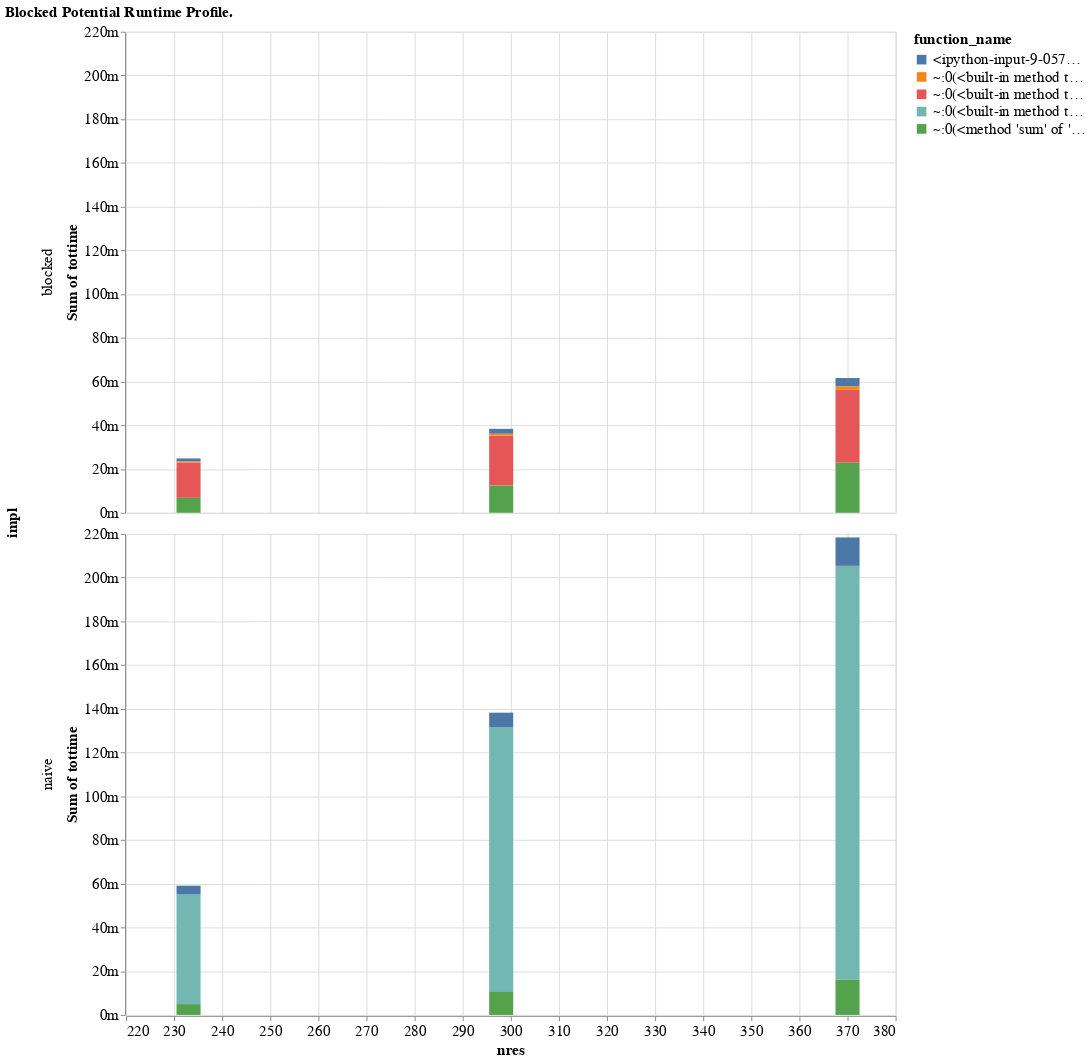

Write notebook code for a chart like this one.
### Code cell
pdat = stat_profile(rosetta_score_results)
pdat = pdat.query("impl != 'rosetta'")
rdat = pdat.query("tottime > 100e-6 and fractime > 1e-3")

encoding = dict(
    x="nres",
    y=altair.Y("sum(tottime)", axis=altair.Axis(format="s")),
    color="function_name",
    row="impl"
)

c = (
    altair.Chart(rdat).mark_bar().encode(**encoding)
#    + altair.Chart(pdat).mark_line().encode(x="nres", y="sum(tottime)")
).configure(bar={"continuousBandSize": 25})
c.title="Blocked Potential Runtime Profile."
c

### Figure 1 — Vega-Lite specification as saved in the notebook (floating-point values rounded to 4 significant figures)
{"$schema": "https://vega.github.io/schema/vega-lite/v2.6.0.json", "config": {"axis": {"labelFontSize": 16, "titleFontSize": 16}, "bar": {"continuousBandSize": 25}, "header": {"labelFontSize": 16, "titleFontSize": 16}, "legend": {"labelFontSize": 16, "titleFontSize": 16}, "title": {"fontSize": 16}, "view": {"height": 500, "width": 800}}, "data": {"name": "data-62bde758b611308f14e9f1f962e442bf"}, "datasets": {"data-62bde758b611308f14e9f1f962e442bf": [{"cumtime": 0.03357, "cumtime_per": 0.03357, "device": "cpu", "fractime": 0.5414, "function_name": "~:0(<built-in method tmol_score_ljlk_cpp_potential_cpu.lj_intra_block>)", "impl": "blocked", "model": "BYSIZE_400", "name": "score.tmol_lj_cpu_cpp.blocked", "natoms": 7176, "ncalls": 1, "ncalls_recursion": "1", "nres": 370, "tottime": 0.03357, "tottime_per": 0.03357}, {"cumtime": 0.02281, "cumtime_per": 0.02281, "device": "cpu", "fractime": 0.3679, "function_name": "~:0(<method 'sum' of 'torch._C._TensorBase' objects>)", "impl": "blocked", "model": "BYSIZE_400", "name": "score.tmol_lj_cpu_cpp.blocked", "natoms": 7176, "ncalls": 1, "ncalls_recursion": "1", "nres": 370, "tottime": 0.02281, "tottime_per": 0.02281}, {"cumtime": 0.062, "cumtime_per": 0.062, "device": "cpu", "fractime": 0.06085, "function_name": "<ipython-input-9-0579b6653eaf>:65(benchmark_score_graph)", "impl": "blocked", "model": "BYSIZE_400", "name": "score.tmol_lj_cpu_cpp.blocked", "natoms": 7176, "ncalls": 1, "ncalls_recursion": "1", "nres": 370, "tottime": 0.003773, "tottime_per": 0.003773}, {"cumtime": 0.001456, "cumtime_per": 0.001456, "device": "cpu", "fractime": 0.02348, "function_name": "~:0(<built-in method tmol_score_ljlk_cpp_potential_cpu.block_interaction_table>)", "impl": "blocked", "model": "BYSIZE_400", "name": "score.tmol_lj_cpu_cpp.blocked", "natoms": 7176, "ncalls": 1, "ncalls_recursion": "1", "nres": 370, "tottime": 0.001456, "tottime_per": 0.001456}, {"cumtime": 0.1892, "cumtime_per": 0.1892, "device": "cpu", "fractime": 0.8637, "function_name": "~:0(<built-in method tmol_score_ljlk_cpp_potential_cpu.lj_intra_naive>)", "impl": "naive", "model": "BYSIZE_400", "name": "score.tmol_lj_cpu_cpp.naive", "natoms": 7176, "ncalls": 1, "ncalls_recursion": "1", "nres": 370, "tottime": 0.1892, "tottime_per": 0.1892}, {"cumtime": 0.01619, "cumtime_per": 0.01619, "device": "cpu", "fractime": 0.0739, "function_name": "~:0(<method 'sum' of 'torch._C._TensorBase' objects>)", "impl": "naive", "model": "BYSIZE_400", "name": "score.tmol_lj_cpu_cpp.naive", "natoms": 7176, "ncalls": 1, "ncalls_recursion": "1", "nres": 370, "tottime": 0.01619, "tottime_per": 0.01619}, {"cumtime": 0.2191, "cumtime_per": 0.2191, "device": "cpu", "fractime": 0.05927, "function_name": "<ipython-input-9-0579b6653eaf>:65(benchmark_score_graph)", "impl": "naive", "model": "BYSIZE_400", "name": "score.tmol_lj_cpu_cpp.naive", "natoms": 7176, "ncalls": 1, "ncalls_recursion": "1", "nres": 370, "tottime": 0.01299, "tottime_per": 0.01299}, {"cumtime": 0.01609, "cumtime_per": 0.01609, "device": "cpu", "fractime": 0.6393, "function_name": "~:0(<built-in method tmol_score_ljlk_cpp_potential_cpu.lj_intra_block>)", "impl": "blocked", "model": "BYSIZE_250", "name": "score.tmol_lj_cpu_cpp.blocked", "natoms": 4128, "ncalls": 1, "ncalls_recursion": "1", "nres": 233, "tottime": 0.01609, "tottime_per": 0.01609}, {"cumtime": 0.006813, "cumtime_per": 0.006813, "device": "cpu", "fractime": 0.2706, "function_name": "~:0(<method 'sum' of 'torch._C._TensorBase' objects>)", "impl": "blocked", "model": "BYSIZE_250", "name": "score.tmol_lj_cpu_cpp.blocked", "natoms": 4128, "ncalls": 1, "ncalls_recursion": "1", "nres": 233, "tottime": 0.006813, "tottime_per": 0.006813}, {"cumtime": 0.02518, "cumtime_per": 0.02518, "device": "cpu", "fractime": 0.0574, "function_name": "<ipython-input-9-0579b6653eaf>:65(benchmark_score_graph)", "impl": "blocked", "model": "BYSIZE_250", "name": "score.tmol_lj_cpu_cpp.blocked", "natoms": 4128, "ncalls": 1, "ncalls_recursion": "1", "nres": 233, "tottime": 0.001445, "tottime_per": 0.001445}, {"cumtime": 0.000492, "cumtime_per": 0.000492, "device": "cpu", "fractime": 0.01954, "function_name": "~:0(<built-in method tmol_score_ljlk_cpp_potential_cpu.block_interaction_table>)", "impl": "blocked", "model": "BYSIZE_250", "name": "score.tmol_lj_cpu_cpp.blocked", "natoms": 4128, "ncalls": 1, "ncalls_recursion": "1", "nres": 233, "tottime": 0.000492, "tottime_per": 0.000492}, {"cumtime": 0.05016, "cumtime_per": 0.05016, "device": "cpu", "fractime": 0.8444, "function_name": "~:0(<built-in method tmol_score_ljlk_cpp_potential_cpu.lj_intra_naive>)", "impl": "naive", "model": "BYSIZE_250", "name": "score.tmol_lj_cpu_cpp.naive", "natoms": 4128, "ncalls": 1, "ncalls_recursion": "1", "nres": 233, "tottime": 0.05016, "tottime_per": 0.05016}, {"cumtime": 0.004925, "cumtime_per": 0.004925, "device": "cpu", "fractime": 0.08291, "function_name": "~:0(<method 'sum' of 'torch._C._TensorBase' objects>)", "impl": "naive", "model": "BYSIZE_250", "name": "score.tmol_lj_cpu_cpp.naive", "natoms": 4128, "ncalls": 1, "ncalls_recursion": "1", "nres": 233, "tottime": 0.004925, "tottime_per": 0.004925}, {"cumtime": 0.0594, "cumtime_per": 0.0594, "device": "cpu", "fractime": 0.06748, "function_name": "<ipython-input-9-0579b6653eaf>:65(benchmark_score_graph)", "impl": "naive", "model": "BYSIZE_250", "name": "score.tmol_lj_cpu_cpp.naive", "natoms": 4128, "ncalls": 1, "ncalls_recursion": "1", "nres": 233, "tottime": 0.004008, "tottime_per": 0.004008}, {"cumtime": 0.02284, "cumtime_per": 0.02284, "device": "cpu", "fractime": 0.5896, "function_name": "~:0(<built-in method tmol_score_ljlk_cpp_potential_cpu.lj_intra_block>)", "impl": "blocked", "model": "BYSIZE_300", "name": "score.tmol_lj_cpu_cpp.blocked", "natoms": 5408, "ncalls": 1, "ncalls_recursion": "1", "nres": 298, "tottime": 0.02284, "tottime_per": 0.02284}, {"cumtime": 0.01242, "cumtime_per": 0.01242, "device": "cpu", "fractime": 0.3206, "function_name": "~:0(<method 'sum' of 'torch._C._TensorBase' objects>)", "impl": "blocked", "model": "BYSIZE_300", "name": "score.tmol_lj_cpu_cpp.blocked", "natoms": 5408, "ncalls": 1, "ncalls_recursion": "1", "nres": 298, "tottime": 0.01242, "tottime_per": 0.01242}, {"cumtime": 0.03875, "cumtime_per": 0.03875, "device": "cpu", "fractime": 0.05866, "function_name": "<ipython-input-9-0579b6653eaf>:65(benchmark_score_graph)", "impl": "blocked", "model": "BYSIZE_300", "name": "score.tmol_lj_cpu_cpp.blocked", "natoms": 5408, "ncalls": 1, "ncalls_recursion": "1", "nres": 298, "tottime": 0.002273, "tottime_per": 0.002273}, {"cumtime": 0.000845, "cumtime_per": 0.000845, "device": "cpu", "fractime": 0.02181, "function_name": "~:0(<built-in method tmol_score_ljlk_cpp_potential_cpu.block_interaction_table>)", "impl": "blocked", "model": "BYSIZE_300", "name": "score.tmol_lj_cpu_cpp.blocked", "natoms": 5408, "ncalls": 1, "ncalls_recursion": "1", "nres": 298, "tottime": 0.000845, "tottime_per": 0.000845}, {"cumtime": 0.1212, "cumtime_per": 0.1212, "device": "cpu", "fractime": 0.874, "function_name": "~:0(<built-in method tmol_score_ljlk_cpp_potential_cpu.lj_intra_naive>)", "impl": "naive", "model": "BYSIZE_300", "name": "score.tmol_lj_cpu_cpp.naive", "natoms": 5408, "ncalls": 1, "ncalls_recursion": "1", "nres": 298, "tottime": 0.1212, "tottime_per": 0.1212}, {"cumtime": 0.0105, "cumtime_per": 0.0105, "device": "cpu", "fractime": 0.0757, "function_name": "~:0(<method 'sum' of 'torch._C._TensorBase' objects>)", "impl": "naive", "model": "BYSIZE_300", "name": "score.tmol_lj_cpu_cpp.naive", "natoms": 5408, "ncalls": 1, "ncalls_recursion": "1", "nres": 298, "tottime": 0.0105, "tottime_per": 0.0105}, {"cumtime": 0.1387, "cumtime_per": 0.1387, "device": "cpu", "fractime": 0.04725, "function_name": "<ipython-input-9-0579b6653eaf>:65(benchmark_score_graph)", "impl": "naive", "model": "BYSIZE_300", "name": "score.tmol_lj_cpu_cpp.naive", "natoms": 5408, "ncalls": 1, "ncalls_recursion": "1", "nres": 298, "tottime": 0.006551, "tottime_per": 0.006551}]}, "encoding": {"color": {"field": "function_name", "type": "nominal"}, "row": {"field": "impl", "type": "nominal"}, "x": {"field": "nres", "type": "quantitative"}, "y": {"aggregate": "sum", "axis": {"format": "s"}, "field": "tottime", "type": "quantitative"}}, "mark": "bar", "title": "Blocked Potential Runtime Profile."}
